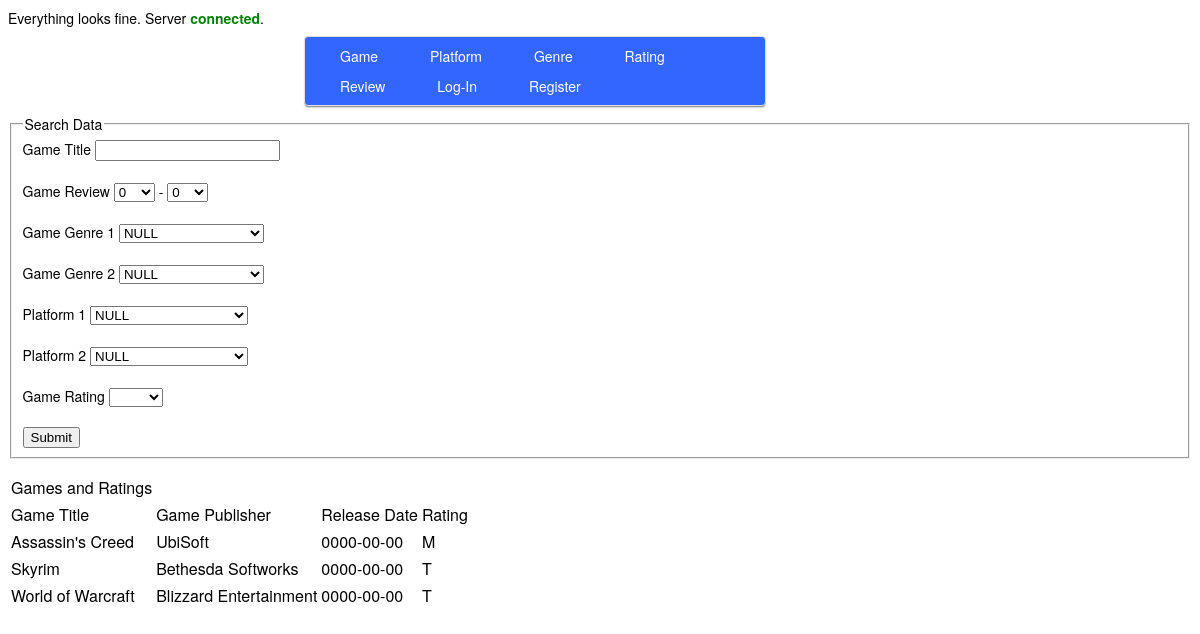
The app's page /webdevdbfinals/cs340-final/AS/game.php with its own data.
### tables this page shows
CREATE TABLE `game`(
`game_id` int(11) PRIMARY KEY AUTO_INCREMENT,
`title` varchar(255), 
`publisher` varchar(255),
`release_date` date NOT NULL,
`platform_id` int(11) NOT NULL,
`genre_id` int(11) NOT NULL,
`rating_id` int(11) NOT NULL,
`review_id` int(11) NOT NULL

 
 
 
 
 
);

CREATE table `rating`(
`rating_id` int(11) PRIMARY KEY AUTO_INCREMENT,
`title` varchar(255),
`description` text,
`game_id` int(11) NOT NULL,
FOREIGN KEY(`game_id`) REFERENCES `game`(`game_id`)
);

### webdevdbfinals/cs340-final/AS/game.php (the view, shortened to what this page needs)
<?php
	include 'header.php';
?>
			<form id="inputForm" action="results.php" method="get">
				<fieldset>
					<legend>Search Data</legend>
					<label>Game Title</label>
					<input type="text" name="game_title" id="game_title">
					<label>Game Review</label>
					<select name="lowRev" id="lowRev">
<?php
					for($i = 0; $i <= 10.0; $i += 0.5)
					{
						echo '<option value="'.$i.'">' .$i . '</option>';
					}
?>
					</select> -
					<select name="highRev" id="highRev">
<?php
					for($i = 0; $i <= 10.0; $i += 0.5)
					{
						echo '<option value="'.$i.'">' .$i . '</option>';
					}
?>
					</select>
					<label>Game Genre 1</label>
					<select name="genre1" id="genre1">
						<option value="NULL">NULL</option>
					</select><br /><br />
					<label>Game Genre 2</label>
					<select name="genre2" id="genre2">
					<option value="NULL">NULL</option>
					</select>
					<br /><br>
					<label>Platform 1</label>
					<select name="platform1" id="platform1">
							<option value="NULL">NULL</option>
					</select>
					<br/><br/>
					<label>Platform 2</label>
					<select name="platform2" id="platform2">
						<option value="NULL">NULL</option>
					</select>
					<label>Game Rating</label>
					<select name="rating" id="rating">
						<option value="NULL"></option>
						<option value="E">E</option>
					</select>
					<input type="submit" name="dataSub" id="dataSub">
				</fieldset>
			</form>
<div>
	<table>
		<tr>
			<td>Games and Ratings</td>
		</tr>
		<tr>
			<td>Game Title</td>
			<td>Game Publisher</td>
			<td>Release Date</td>
			<td>Rating</td>
<?php
$game_title = $_GET["game_title"];
$rating = $_GET["rating"];
	$stmt = $connection->prepare("SELECT g.title, g.publisher, g.release_date, r.title FROM game g INNER JOIN rating r ON (r.rating_id = g.rating_id) ORDER BY g.title ASC");
	if(!$stmt->execute()) {
			echo "Execute failed: " . $connection->connect_errno . " " . $connection->connect_error;
		}
	if(!$stmt->bind_result($game_title, $publisher, $release_date, $rating)) {
		echo "Bind failed: " . $connection->connect_errno . " " . $connection->connect_error;
		}
	while($stmt->fetch()) {
		echo "<tr>\n<td>\n" . $game_title . "\n</td>\n<td>\n" . $publisher . "\n</td>\n<td>\n" . $release_date . "\n</td><td>\n" . $rating . "\n</td>\n</tr>";
	}
?>

### webdevdbfinals/cs340-final/AS/css/style.css (style rules this page uses)
body { background-color: #FFF; color: black; font-family: "HelveticaNeue-Light", "Helvetica Neue Light", "Helvetica Neue", Helvetica, Arial, "Lucida Grande", sans-serif; font-weight: 300; font-size: 14px; }

### records on screen
game: title "Assassin's Creed", publisher "UbiSoft", release_date "0000-00-00", rating.title "M"
game: title "Skyrim", publisher "Bethesda Softworks", release_date "0000-00-00", rating.title "T"
game: title "World of Warcraft", publisher "Blizzard Entertainment", release_date "0000-00-00", rating.title "T"

### other values on screen
form field lowRev "0"
form field highRev "0"
